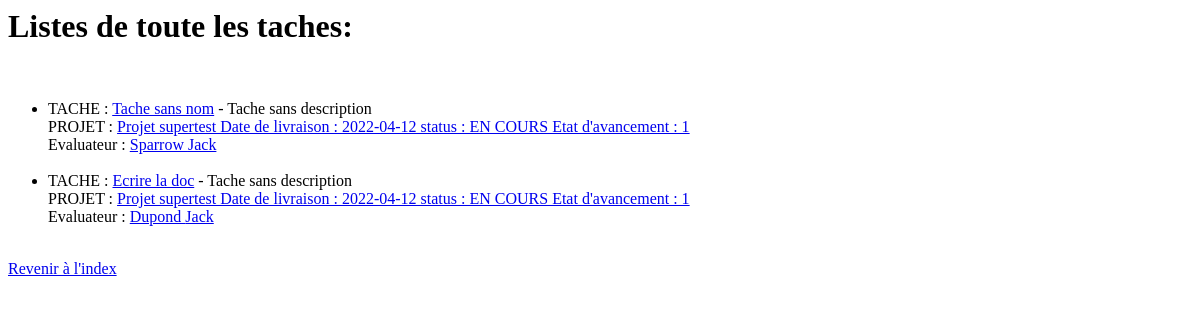
The app's page /tache/, older data.
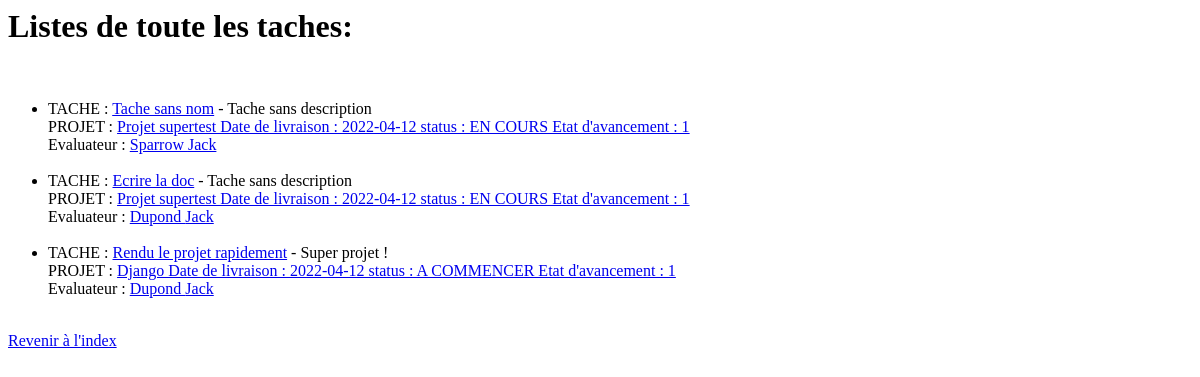
The same page, newer data.
### app/models.py (models this page shows, shortened)
class Tache(models.Model):
    id = models.BigAutoField(primary_key=True)
    projet = models.ForeignKey(Projet, on_delete=models.SET_NULL, null=True)
    evaluateur = models.ForeignKey(Personne, on_delete=models.SET_NULL, null=True)
    tacheParente = models.ForeignKey('Tache', on_delete=models.SET_NULL, null=True, blank=True)
    libelle = models.CharField(max_length=200,default="Tache sans nom")
    description = models.CharField(max_length=200,default="Tache sans description")
    priorite = models.IntegerField(default=1)
    date_debut = models.DateField(auto_now_add=True)
    FINI = 'FINI'
    ENCOURS = 'EN COURS'
    ACOMMENCER = 'A COMMENCER'
    status_CHOICES = (
        (FINI, 'FINI'),
        (ENCOURS, 'EN COURS'),
        (ACOMMENCER, 'A COMMENCER')
    )
    status = models.CharField(
        choices=status_CHOICES,
        default=ACOMMENCER,
        max_length=200
    )
    etat_avancement = models.IntegerField(default=1)

class Projet(models.Model):
    id = models.BigAutoField(primary_key=True) #clé primaire de l'entité autoincrémentée
    libelle = models.CharField(max_length=250, default="Projet sans nom")
    date_livraison = models.DateField(null=False)
    FINI = 'FINI'
    ENCOURS = 'EN COURS'
    ACOMMENCER = 'A COMMENCER'
    STATUT_CHOICES = (
        (FINI, 'FINI'),
        (ENCOURS, 'EN COURS'),
        (ACOMMENCER, 'A COMMENCER')
    )
    status = models.CharField(
        choices=STATUT_CHOICES,
        default=ACOMMENCER,
        max_length=200
    )
    etat_avancement = models.IntegerField(null=False, default=1)
    date_debut = models.DateTimeField(auto_now_add=True)
    responsable = models.ForeignKey(Personne,null=True,blank=True, on_delete=models.SET_NULL)
    def __str__(self):
        return(self.libelle+'\nDate de livraison\t: '+str(self.date_livraison)+'\nstatus\t\t\t: '+str(self.status)+'\nEtat d\'avancement\t: '+str(self.etat_avancement))

class Personne(models.Model):
    id = models.BigAutoField(primary_key=True)
    nom = models.CharField(max_length=100)
    prenom = models.CharField(max_length=100)
    CONGE = 'CONGE'
    MALADE = 'EST MALADE'
    VIENSDARRIVE = 'VIENS DARRIVER'
    ABSENT  = "ABSENT"
    NORMAL  = "NORMAL"
    STATUS_CHOICES = (
        (CONGE, 'FINI'),
        (MALADE,  'EST MALADE'),
        (VIENSDARRIVE, 'VIENS DARRIVER'),
        (NORMAL, 'NORMAL'),
        (ABSENT, 'ABSENT')
    )
    statut = models.CharField(
        choices=STATUS_CHOICES,
        default=NORMAL,
        max_length=200
    )
    taches = models.ManyToManyField('Tache',null=True,blank=True)

### app/views.py (the view)
# urls.py: path('tache/', views.tacheListDetailView.as_view(),name='tache-list'),
class tacheListDetailView(generic.list.ListView):
    model=Tache
    template_name='tache_list.html'
    def get_context_data(self, **kwargs):
        context = super().get_context_data(**kwargs)
        return context

### app/templates/tache_list.html (shortened to what this page needs)
<h1>Listes de toute les taches: </h1>
<ul>
{% for tache in object_list %}
   <li> TACHE : <a href='../tache/{{ tache.id }}'>{{ tache.libelle }}</a> - {{ tache.description }} <br> PROJET : <a href='../projet/{{ tache.projet.id }}'>{{ tache.projet }}</a> <br> Evaluateur : <a href='../personne/{{ tache.evaluateur.id }}'>{{ tache.evaluateur.nom }} {{ tache.evaluateur.prenom }}</a></li><br>
{% empty %}
    <li>Aucune taches</li>
{% endfor %}
</ul>
<a href='../'> Revenir à l'index </a>

Row changes from the older to the newer data that the page shows:
added Tache: libelle "Rendu le projet rapidement", description "Super projet !", projet "Django Date de livraison : 2022-04-12 status : A COMMENCER Etat d'avancement : 1", evaluateur.nom "Dupond", evaluateur.prenom "Jack"
